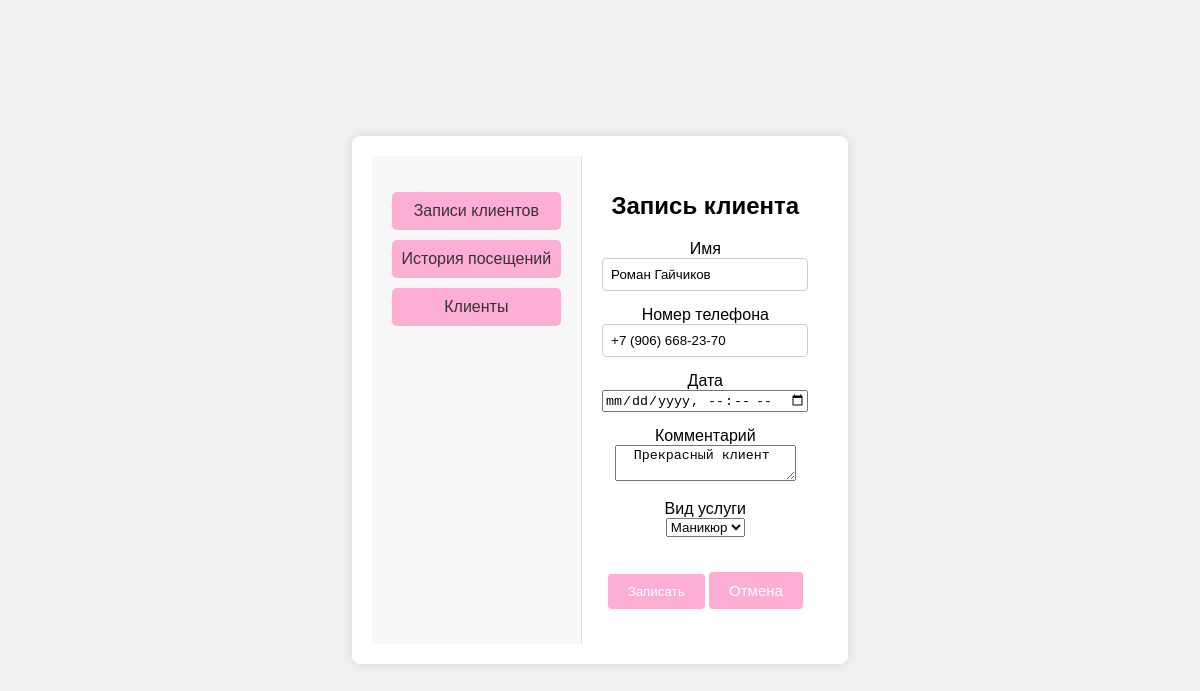
The page /admin/record/1/1 on the database as committed earlier.
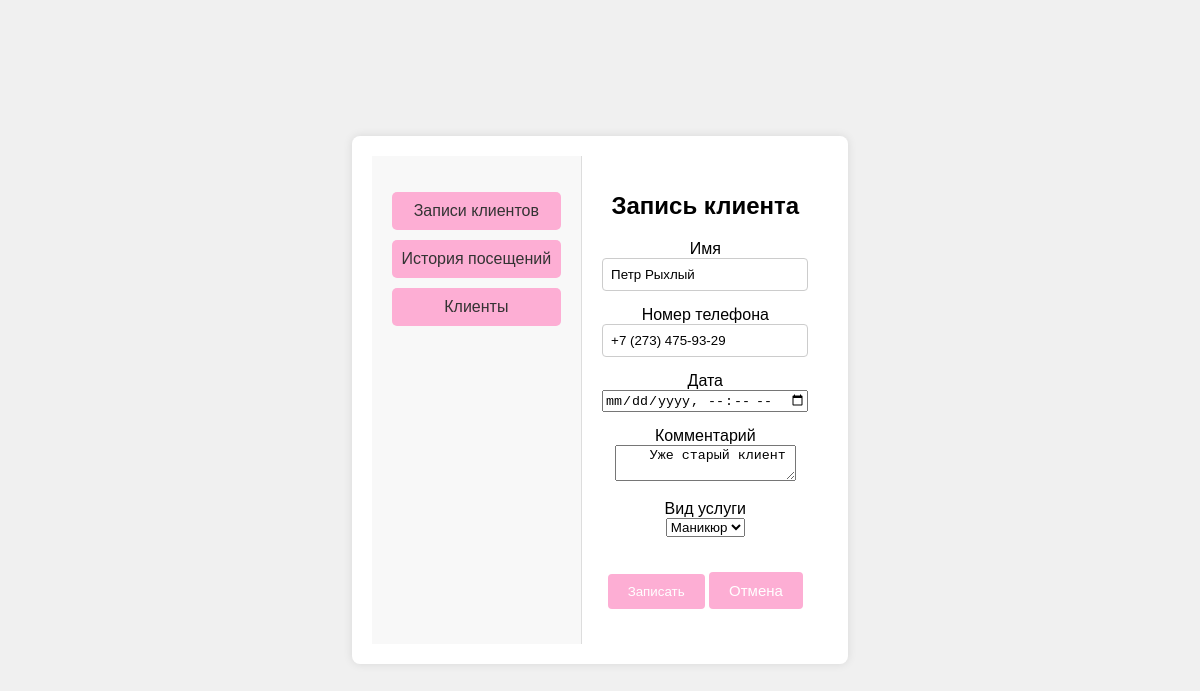
The same page on the database as committed later.
### models/Client.py (models this page shows)
class Client(Base):
    __tablename__='clients'
    id=Column(Integer,primary_key=True,autoincrement=True)
    name=Column(String)
    email=Column(String,nullable=True)
    phone=Column(String)
    avatar=Column(String,nullable=True)
    comment=Column(String,nullable=True,default="Отсутствует")
    master_id=Column(Integer,ForeignKey('masters.id', ondelete='SET NULL'))
    master= relationship('Master',back_populates='clients')
    record = relationship('Record',back_populates='client')

### views/admin.py (the view)
@app.route(base_path+"/record/<int:master_id>/<int:client_id>")
def record(master_id,client_id):
    services=session.query(Service).all()
    master=session.query(Master).filter_by(id=master_id).first()
    client=None
    if client_id>0:
         client=session.query(Client).filter_by(id=client_id).first()
    return custom_render("/record",master=master,client=client,services=services)

### views/admin.py (called while the page is built)
def custom_render(template_name, **kwargs):
    return render_template(base_path + template_name+'.html', **kwargs)

### templates/admin/record.html
{% extends 'admin/base.html' %}
{% block header %}  <h1>Запись клиента</h1> {% endblock %}
{% block content %}
<form method="post" action="{{ url_for('booking',admin_id=master.id) }}">
    <div>
        <label for="name">Имя</label><br>
        <input type="text" id="name" name="name" value="{{client.name}}"   required>
    </div>
    <div>
        <label for="phone">Номер телефона</label><br>
        <input type="text" id="phone" name="phone"  value="{{client.phone}}" required>
    </div>
    <div>
        <label for="date">Дата</label><br>
        <input type="datetime-local" id="date" name="date">
    </div>
    <div>
        <label for="comment"> Комментарий</label><br>
        <textarea  id="comment" name="comment"> {{ client.comment }} </textarea>
    </div>
    <div>
        <label for="service">Вид услуги</label><br>
        <select id="service" name="service_name">
                {% for type in services%}
                 <option >{{type.name}}</option>
                {% endfor %}
        </select>
    </div>
    <div>
        <input type="submit" value="Записать">
        <a class="cancel" href="{{ url_for('profile_admin',admin_id=master.id) }}">Отмена</a>
    </div>
</form>
{% endblock %}

Rows that differ between the two databases and show on the page:
changed Client: name "Роман Гайчиков" → "Петр Рыхлый"; phone "+7 (906) 668-23-70" → "+7 (273) 475-93-29"; comment "Прекрасный клиент" → "Уже старый клиент"
